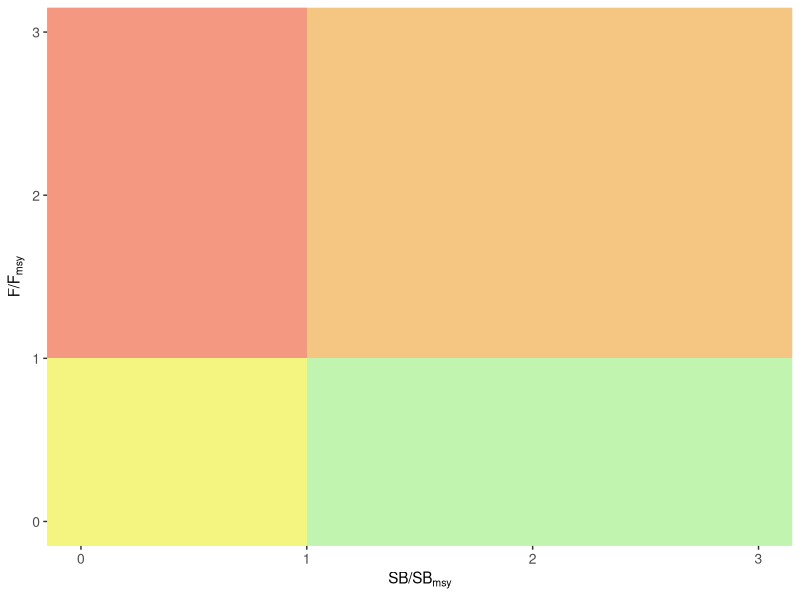

Recreate this plot in R.
## ---- chunk 1
#| fig-height: 5
#| fig-width: 6
#| fig-dpi: 400
#| fig-align: center
require(ggplot2)
datapoly = data.frame(id = rep(1:4, each = 5), 
                      x = c(1,1,20,20,1,-1,-1,1,1,-1,-1,-1,1,1,-1,1,1,20,20,1),
                      y = c(1,-1,-1,1,1,1,-1,-1,1,1,20,1,1,20,20,20,1,1,20,20))
ggplot(data = datapoly, aes(x = x, y = y)) +
       geom_polygon(aes(fill = factor(id), group = factor(id)), alpha = 0.45) +
       coord_cartesian(xlim = c(0,3), ylim = c(0,3)) +
       ylab(expression('F/'*F[msy])) + xlab(expression('SB/'*SB[msy])) +
       scale_fill_manual(values = c('#8cff66', '#ffff00', '#ff3300', '#ff9900')) +
       theme(panel.grid.major = element_blank(), panel.grid.minor = element_blank(),
             axis.text = element_text(size = 10),
             strip.background = element_blank(),
             legend.position = 'none') 
## ---- chunk 2
#| echo: false
DiagrammeR::grViz("digraph {

graph [layout = dot, rankdir = LR]

# define the global styles of the nodes. We can override these in box if we wish
node [shape = circle, style = filled, fillcolor = Linen, fontsize=30]

Q1 [label = 'Quarter 1 \n Open', fillcolor = lightskyblue2]
Q2 [label = 'Quarter 2 \n Open', fillcolor = lightskyblue2]
Q3 [label = 'Quarter 3 \n Open', fillcolor = lightskyblue2]
Q4 [label = 'Quarter 4 \n Open', fillcolor = lightskyblue2]

{rank = min; Q1}
{rank = max; Q4}

edge [arrowhead = none]
Q1 -> Q2 -> Q3 -> Q4

}")
## ---- chunk 3
#| echo: false
DiagrammeR::grViz("digraph {

graph [layout = dot, rankdir = LR]

# define the global styles of the nodes. We can override these in box if we wish
node [shape = circle, style = filled, fillcolor = Linen, fontsize=30]

Q1 [label = 'Quarter 1 \n Closed', fillcolor = Pink]
Q2 [label = 'Quarter 2 \n Open', fillcolor = lightskyblue2]
Q3 [label = 'Quarter 3 \n Open', fillcolor = lightskyblue2]
Q4 [label = 'Quarter 4 \n Open', fillcolor = lightskyblue2]

{rank = min; Q1}
{rank = max; Q4}

# edge definitions with the node IDs
Q1 -> Q2 [label = 'reallocate catch']
Q1 -> Q3 [label = 'reallocate catch']
Q1 -> Q4 [label = 'reallocate catch']
edge [arrowhead = none]
Q2 -> Q3 -> Q4

}")
## ---- chunk 4
#| echo: false
DiagrammeR::grViz("digraph {

graph [layout = dot, rankdir = LR]

# define the global styles of the nodes. We can override these in box if we wish
node [shape = circle, style = filled, fillcolor = Linen, fontsize=30]

Q1 [label = 'Quarter 1 \n LS Closed', fillcolor = Pink]
Q2 [label = 'Quarter 2 \n LS Open', fillcolor = lightskyblue2]
Q3 [label = 'Quarter 3 \n LS Open', fillcolor = lightskyblue2]
Q4 [label = 'Quarter 4 \n LS Open', fillcolor = lightskyblue2]

Q11 [label = 'Quarter 1 \n FS Open', fillcolor = lightskyblue2]
Q22 [label = 'Quarter 2 \n FS Open', fillcolor = lightskyblue2]
Q33 [label = 'Quarter 3 \n FS Open', fillcolor = lightskyblue2]
Q44 [label = 'Quarter 4 \n FS Open', fillcolor = lightskyblue2]

{rank = min; Q1 Q11}
{rank = max; Q4 Q44}

# edge definitions with the node IDs
Q1 -> Q11 [label = 'reallocate catch']
edge [arrowhead = none]
Q1 -> Q2 -> Q3 -> Q4
Q11 -> Q22 -> Q33 -> Q44

}")
